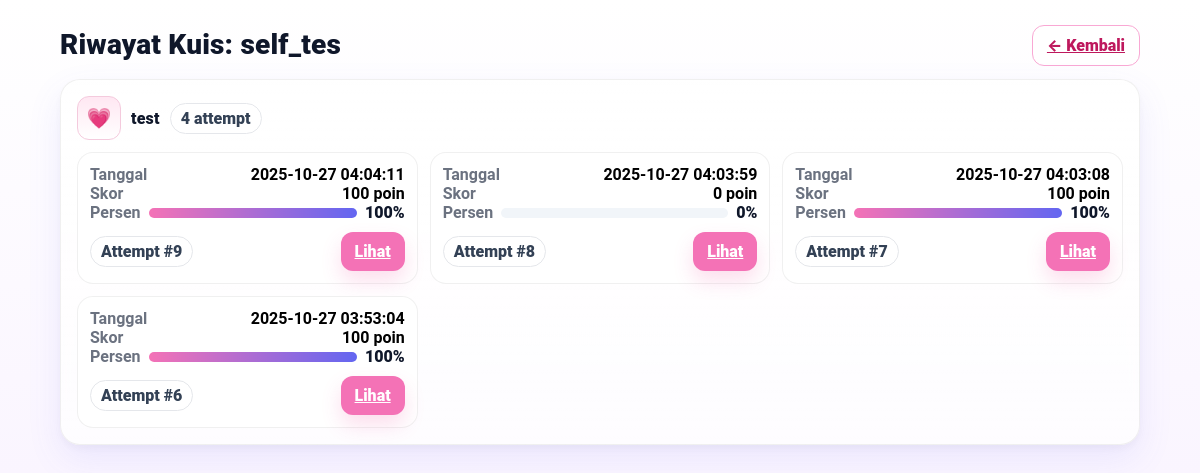
Before: /quiz_history.php?cat=self_tes (signed in) with the older database file.
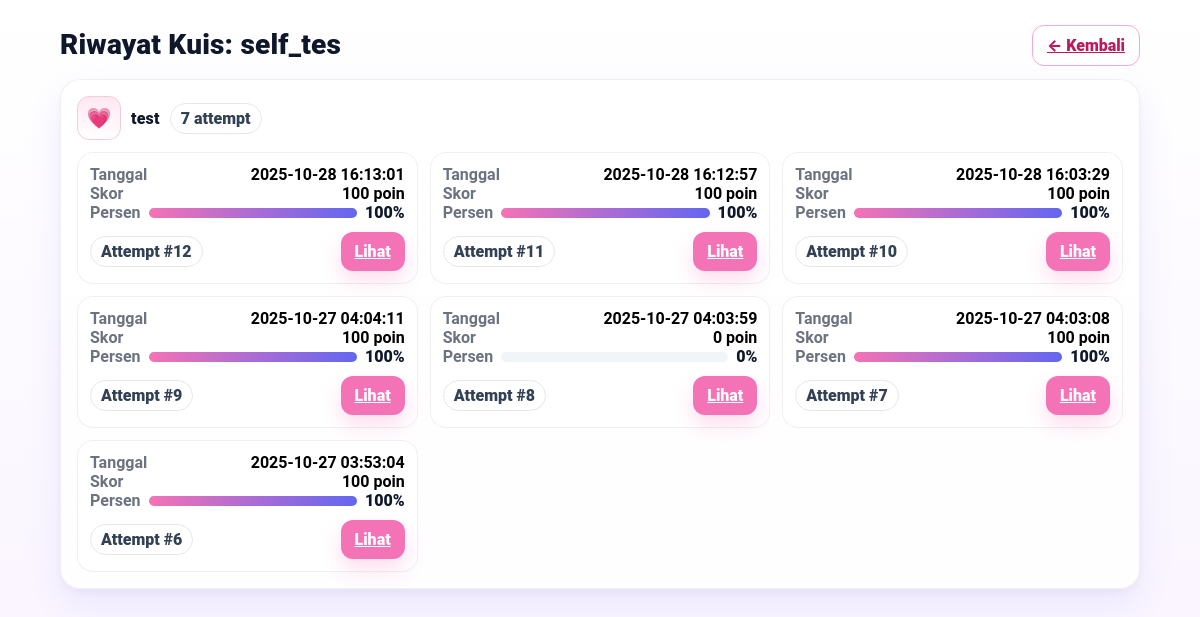
After: the same page with the newer database file.
### tables this page shows
CREATE TABLE `quiz_attempts` (
  `id` int(11) NOT NULL,
  `pengguna_id` int(11) NOT NULL,
  `category` varchar(64) NOT NULL,
  `score` decimal(5,2) NOT NULL,
  `label` varchar(64) NOT NULL,
  `notes` text DEFAULT NULL,
  `created_at` timestamp NOT NULL DEFAULT current_timestamp()
);

### quiz_history.php (the view, shortened to what this page needs)
<?php
require_once __DIR__ . '/backend/config.php';
$uid = (int) ($_SESSION['user']['pengguna_id'] ?? 0);
$cols = [];
if (
    $res = $mysqli->query("SELECT COLUMN_NAME FROM INFORMATION_SCHEMA.COLUMNS
                           WHERE TABLE_SCHEMA = DATABASE()
                             AND TABLE_NAME = 'quiz_attempts'")
) {
    while ($r = $res->fetch_assoc())
        $cols[strtolower($r['COLUMN_NAME'])] = true;
}
$hasPercent = isset($cols['percent']);
$hasCorrect = isset($cols['correct_count']);
$hasTotal = isset($cols['total_count']);
$colScoreRaw = isset($cols['score_raw']) ? 'score_raw' : (isset($cols['score']) ? 'score' : null);
$colScoreMax = isset($cols['score_max']) ? 'score_max' : (isset($cols['max_score']) ? 'max_score' : null);
$hasScoreRaw = !is_null($colScoreRaw);
$hasScoreMax = !is_null($colScoreMax);
function fmtTime($s)
{
    return $s ? date('Y-m-d H:i:s', strtotime($s)) : '—';
}
$cat = trim($_GET['cat'] ?? '');
if ($cat !== '') {
    $selectExtra = [];
    if ($hasScoreRaw)
        $selectExtra[] = isset($cols['score_raw']) ? "score_raw" : "score";
    $extra = $selectExtra ? ', ' . implode(', ', $selectExtra) : '';
    $sql = "SELECT id, created_at AS ts $extra
          FROM quiz_attempts
          WHERE pengguna_id=? AND category=?
          ORDER BY created_at DESC, id DESC";
    $st = $mysqli->prepare($sql);
    $st->bind_param('is', $uid, $cat);
    $st->execute();
    $rs = $st->get_result();
    $rows = $rs->fetch_all(MYSQLI_ASSOC);
    $meta = ['name' => $cat, 'icon' => '✨'];
    if (
        $q = $mysqli->prepare("SELECT COALESCE(name,slug) name, COALESCE(icon,'✨') icon
                             FROM quiz_list WHERE slug=? LIMIT 1")
    ) {
        $q->bind_param('s', $cat);
        $q->execute();
        $meta = $q->get_result()->fetch_assoc() ?: $meta;
    }
}
?>
<!doctype html>
<html lang="id">
<head>
    <link rel="stylesheet" href="css/styles.css" />
</head>
<body class="ec-body">
    <main class="wrap">
        <div class="topbar">
            <div class="title"><?= $cat ? 'Riwayat Kuis: ' . htmlspecialchars($cat) : 'Riwayat Hasil Kuis' ?></div>
            <div>
                <?php if ($cat): ?>
                    <a class="btn ghost" href="quiz_history.php">← Kembali</a>
                <?php else: ?>
                    <a class="btn ghost" href="home.php#quiz-cards">← Kembali ke Beranda</a>
                <?php endif; ?>
            </div>
        </div>
        <?php if (empty($rows)): ?>
            <div class="card">Belum ada riwayat yang ditampilkan.</div>
        <?php elseif ($cat):  ?>
            <div class="card">
                <div class="detail-head">
                    <div class="ico"><?= htmlspecialchars($meta['icon'] ?? '✨') ?></div>
                    <div class="name"><?= htmlspecialchars($meta['name'] ?? $cat) ?></div>
                    <div class="pill"><?= count($rows) ?> attempt</div>
                </div>
                <div class="list">
                    <?php foreach ($rows as $r):
                        $correct = ($hasCorrect && array_key_exists('correct_count', $r)) ? $r['correct_count'] : null;
                        $total = ($hasTotal && array_key_exists('total_count', $r)) ? $r['total_count'] : null;
                        $scoreRaw = ($hasScoreRaw && array_key_exists(($cols['score_raw'] ?? false) ? 'score_raw' : 'score', $r))
                            ? $r[($cols['score_raw'] ?? false) ? 'score_raw' : 'score'] : null;
                        $scoreMax = ($hasScoreMax && array_key_exists(($cols['score_max'] ?? false) ? 'score_max' : 'max_score', $r))
                            ? $r[($cols['score_max'] ?? false) ? 'score_max' : 'max_score'] : null;
                        if (!is_null($correct) && !is_null($total)) {
                            $scoreText = (int) $correct . '/' . (int) $total;
                        } elseif (!is_null($scoreRaw) && !is_null($scoreMax)) {
                            $scoreText = (int) $scoreRaw . '/' . (int) $scoreMax . ' poin';
                        } elseif (!is_null($scoreRaw)) {
                            $scoreText = (int) $scoreRaw . ' poin';
                        } else {
                            $scoreText = '—';
                        }
                        if ($hasPercent && array_key_exists('percent', $r) && $r['percent'] !== null) {
                            $percent = (int) round((float) $r['percent']);
                        } elseif (!is_null($correct) && !is_null($total) && (int) $total > 0) {
                            $percent = (int) round(((int) $correct * 100) / (int) $total);
                        } elseif (!is_null($scoreRaw) && !is_null($scoreMax) && (int) $scoreMax > 0) {
                            $percent = (int) round(((int) $scoreRaw * 100) / (int) $scoreMax);
                        } elseif (!is_null($scoreRaw) && is_numeric($scoreRaw) && $scoreRaw >= 0 && $scoreRaw <= 100) {
                            $percent = (int) round((float) $scoreRaw);
                        } else {
                            $percent = null;
                        }
                        ?>
                        <div class="item">
                            <div class="row"><span
                                    class="sub">Tanggal</span><strong><?= htmlspecialchars(fmtTime($r['ts'])) ?></strong></div>
                            <div class="row"><span class="sub">Skor</span><strong><?= htmlspecialchars($scoreText) ?></strong>
                            </div>
                            <div class="row" style="align-items:center;gap:8px">
                                <span class="sub">Persen</span>
                                <div style="flex:1">
                                    <div class="meter"><span style="width:<?= is_null($percent) ? 0 : $percent ?>%"></span>
                                    </div>
                                </div>
                                <strong class="pct"><?= is_null($percent) ? '—' : ($percent . '%') ?></strong>
                            </div>
                            <div class="foot" style="margin-top:10px">
                                <span class="pill">Attempt #<?= (int) $r['id'] ?></span>
                                <div class="cta"><a class="btn" href="quiz_result.php?id=<?= (int) $r['id'] ?>">Lihat</a></div>
                            </div>
                        </div>
                    <?php endforeach; ?>
                </div>
            </div>
        <?php endif; ?>
    </main>
</body>
</html>

### css/styles.css (style rules this page uses)
:root { --font-sans: "Roboto", system-ui, -apple-system, Segoe UI, Roboto, Helvetica, Arial, "Apple Color Emoji", "Segoe UI Emoji"; }
html, body { font-family: var(--font-sans); -webkit-font-smoothing: antialiased; -moz-osx-font-smoothing: grayscale; text-rendering: optimizeLegibility; }
html { scroll-behavior: smooth; }
:root { --ring: #ec4899 }
.card { background: white; border-radius: 1rem; padding: 1.25rem; box-shadow: 0 10px 20px rgba(0, 0, 0, .06) }

### quiz_history.php (style rules this page uses)
:root { --rose: #f472b6; --rose-200: #fbcfe8; --indigo: #6366f1; --ink: #0f172a; --muted: #6b7280; --bd: rgba(0, 0, 0, .06); }
body { background: linear-gradient(180deg, #ffffff 0%, #faf5ff 100%) }
.wrap { max-width: 1080px; margin: 28px auto; padding: 0 16px }
.topbar { display: flex; justify-content: space-between; align-items: center; margin-bottom: 18px }
.title { font-size: 28px; font-weight: 900; color: var(--ink); letter-spacing: .2px }
.btn { background: var(--rose); color: #fff; border: 0; border-radius: 12px; padding: 10px 14px; font-weight: 800; box-shadow: 0 10px 20px rgba(236, 72, 153, .18); cursor: pointer }
.btn.ghost { background: #fff; color: #be185d; border: 1px solid #f9a8d4; box-shadow: none }
.card { border: 1px solid var(--bd); background: linear-gradient(180deg, rgba(255, 255, 255, .9), rgba(255, 255, 255, .75)); border-radius: 20px; padding: 16px; box-shadow: 0 14px 34px rgba(99, 102, 241, .10), 0 4px 10px rgba(0, 0, 0, .04); backdrop-filter: saturate(1.1) blur(6px); }
.ico { width: 42px; height: 42px; border-radius: 12px; display: grid; place-items: center; font-size: 20px; background: linear-gradient(180deg, #ffe7f2, #fff); border: 1px solid #f4cadd }
.name { font-weight: 900; color: var(--ink); letter-spacing: .2px }
.pill { display: inline-flex; align-items: center; gap: 6px; padding: 5px 10px; border-radius: 999px; border: 1px solid #e5e7eb; font-weight: 800; background: #fff; color: #334155 }
.foot { display: flex; justify-content: space-between; align-items: center; margin-top: 12px; gap: 8px; flex-wrap: wrap }
.cta { display: flex; gap: 8px }
.meter { height: 10px; background: #f1f5f9; border-radius: 999px; overflow: hidden }
.meter>span { display: block; height: 10px; background: linear-gradient(90deg, var(--rose), var(--indigo)) }
.pct { font-weight: 900; color: var(--ink) }
.detail-head { display: flex; align-items: center; gap: 10px; margin-bottom: 12px }
.sub { color: var(--muted); font-weight: 700 }
.list { display: grid; grid-template-columns: repeat(auto-fit, minmax(260px, 1fr)); gap: 12px }
.item { border: 1px solid var(--bd); border-radius: 16px; padding: 12px; background: #fff }
.item .row { display: flex; justify-content: space-between; gap: 10px }

Changed rows visible on the page:
added quiz_attempts: created_at "2025-10-28 16:13:01", score "100 poin", score "100", id "12"
added quiz_attempts: created_at "2025-10-28 16:12:57", score "100 poin", score "100", id "11"
added quiz_attempts: created_at "2025-10-28 16:03:29", score "100 poin", score "100", id "10"
Other visible differences:
count($rows): "4" → "7"
